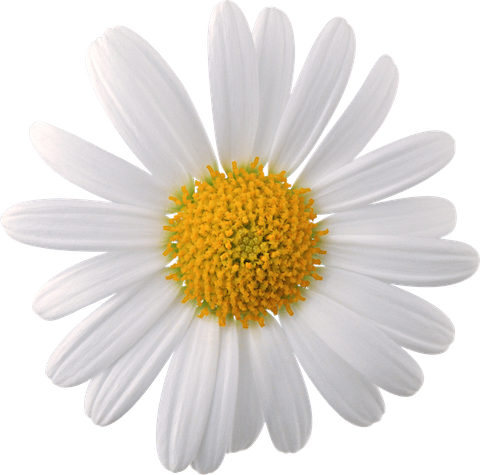
#> input picture cv/f_test_bak.png, 480 x 475 px, found by its file name
$ python cv.py   (older library calls are emulated)
#> lines starting #> are read from the running program, lines starting #| are printed output that depends on the picture; after the words box and inside, x2 and y2 are one past the last pixel; in counts of white or black regions, pixels touching at a corner belong together
#> in load_image, img is the input picture: shape (475, 480, 4); mean R, G, B, A 131.2, 124.6, 115.1, 155.9
# coding=utf-8
from __future__ import absolute_import

import numpy as np
from skimage import (io,
                     draw,
                     filters,
                     color,
                     exposure,
                     feature,
                     measure,
                     img_as_ubyte,
                     segmentation)


# [132 lines left out: functions color_feature, hu_feature, edge_curvature_feature, edge_feature, cal_edge_curvature, texture_feature, not called in this run]


def pre_deal(img):

    img = img[:, :, :3]
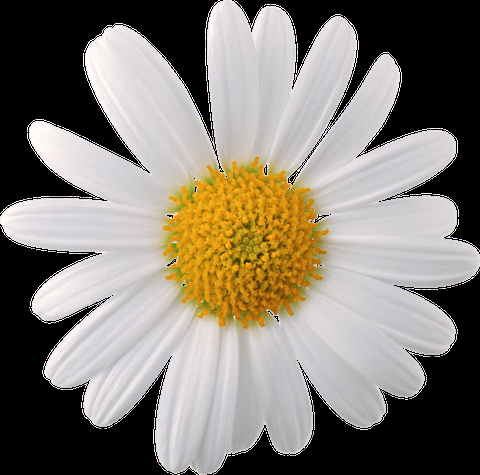
#> img: shape (475, 480, 3); mean R, G, B 131.2, 124.6, 115.1

    blur = get_blur(img)

    gray = get_gray(blur)

    binary = get_binary(gray)

    blur = cut_img(blur, binary)

    # reprocess

    gray = get_gray(blur)

    return blur, gray, binary


def get_blur(img):
    return filters.gaussian(img, sigma=5)
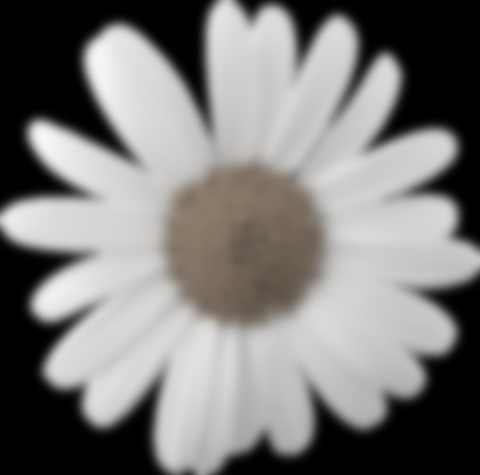
#> returned value: shape (475, 480, 3) float64; mean of channels 0, 1, 2 0.488, 0.483, 0.478; drawn as R, G, B


def get_gray(blur):
    gray = color.rgb2gray(blur)
    return img_as_ubyte(gray)
#> returned value: shape (475, 480)


def get_binary(gray):
    thresh = filters.threshold_otsu(gray)
#> thresh = 103
    return (gray <= thresh)
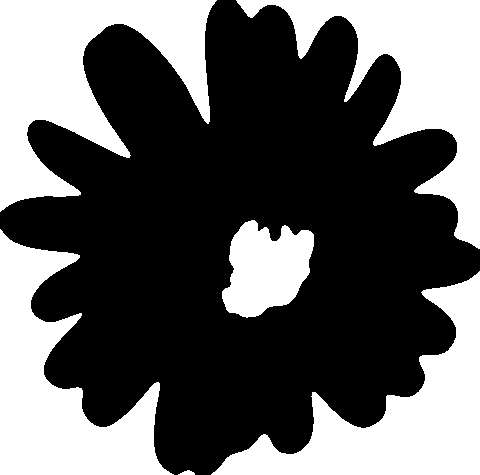
#> returned value: shape (475, 480) bool; 38.3% white; 6 white regions, box (x1, y1, x2, y2) and area: (0, 0, 217, 212) 22214, (236, 0, 480, 249) 20257, (0, 229, 174, 475) 19355, (211, 271, 480, 475) 19286, (222, 220, 314, 318) 6225, (178, 470, 195, 475) 55


def cut_img(img, binary):
    height = img.shape[0]
#> height = 475
    width = img.shape[1]
#> width = 480

    for r in range(height):
        for c in range(width):
            if binary[r, c]:
                img[r, c] = np.array([0, 0, 0])
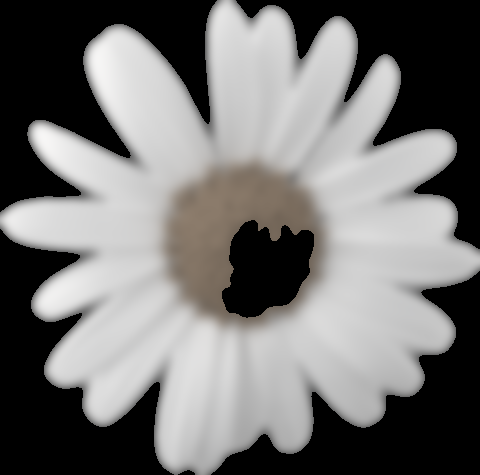
#> img: shape (475, 480, 3) float64; mean R, G, B 0.459, 0.455, 0.451

    return img


def load_image(image_path):
    img = io.imread(image_path)

    return pre_deal(img)


def normalize(X):
    return (X - np.min(X)) / (np.max(X) - np.min(X))


# [10 lines left out: function get_features, not called in this run]


if __name__ == '__main__':
    blur, gray, binary = load_image("f_test_bak.png")

#> (the run stopped early here; a loop or call above may not have finished)
